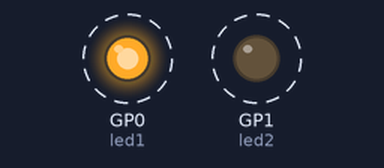
Recording of a program running on a simulated Raspberry Pi Pico running CircuitPython. Parts: output pins drawn as LEDs (lit = HIGH). Dashed ring = blinking.

Above: at 0.2 s.
Timing chart, 0 to 4.6 s (numbered marks = the images above):
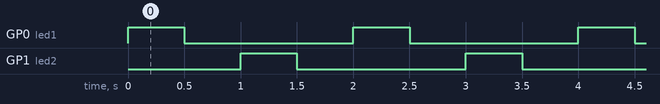

The program:

code.py
```python
"""
DESCRIPTION:
This example code will uses: Robo Pico and Raspberry Pi Pico / Pico W
to light up LEDs on Robo Pico.

AUTHOR  : Cytron Technologies Sdn Bhd
WEBSITE  : www.cytron.io
EMAIL    : support@cytron.io

REFERENCE:
Tutorial link:
https://www.cytron.io/tutorial/get-started-robo-pico-circuitpython-blink
"""
#import necessary libraries
import board
import digitalio
import time

#initialize leds on GP0 and GP1 pins
led1 = digitalio.DigitalInOut(board.GP0)
led2 = digitalio.DigitalInOut(board.GP1)

#set the led pins as output
led1.direction = digitalio.Direction.OUTPUT
led2.direction = digitalio.Direction.OUTPUT

while True:
    #led1 is light up for 0.5s then turned off
    led1.value = True
    time.sleep(0.5)
    led1.value = False
    time.sleep(0.5)

    #led2 is light up for 0.5s then turned off
    led2.value = True
    time.sleep(0.5)
    led2.value = False
    time.sleep(0.5)
```

Measured:
- by itself, GP0 (led1), GP1 (led2): alternates HIGH for 0.50 s and LOW for 1.5 s
- by itself, everything shown: repeats every 2.0 s, in 4 steps
